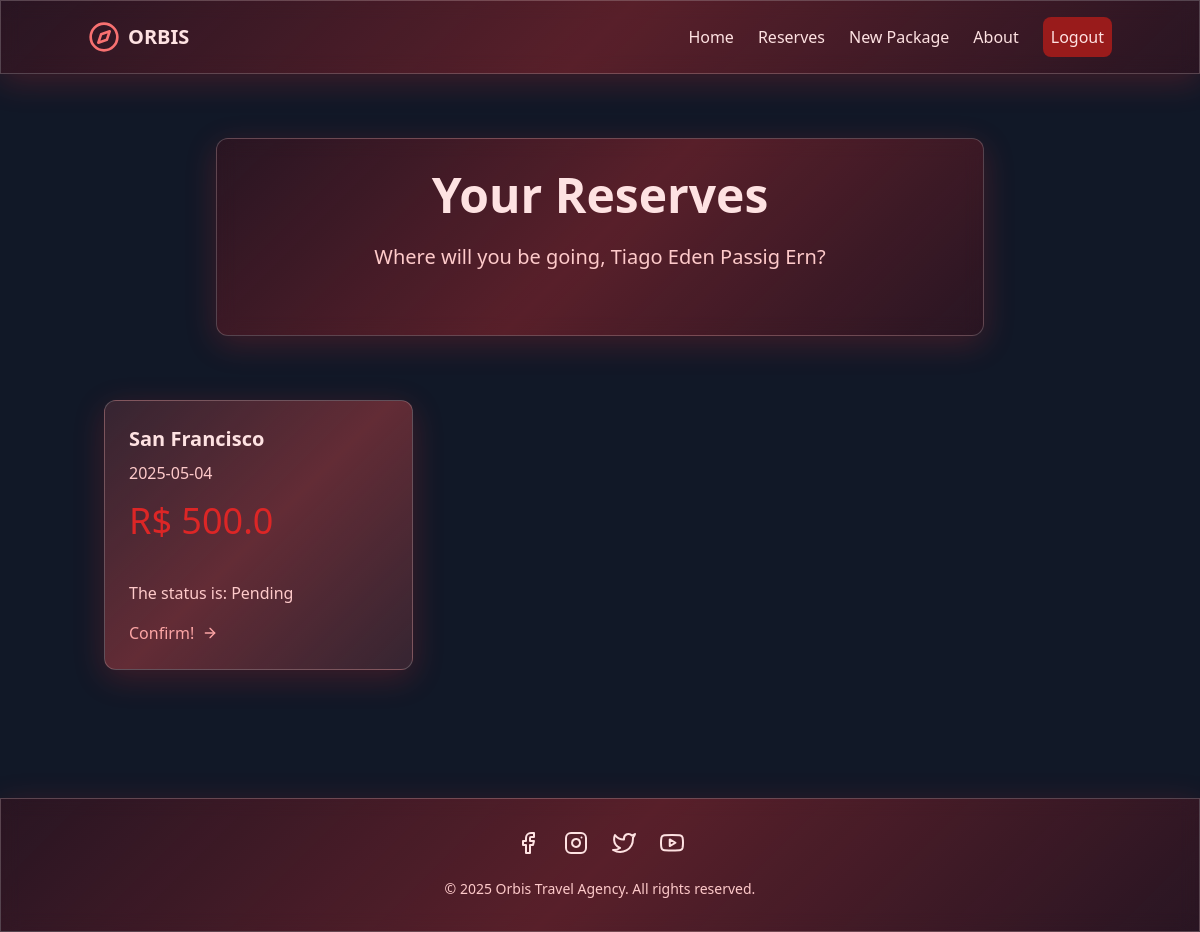
/view/reserves (signed in), run on the app's committed database.
### app/models.py (models this page shows)
class User(UserMixin, db.Model):
    id = db.Column(db.Integer, primary_key=True)
    name = db.Column(db.String(150), nullable=False)
    email = db.Column(db.String(150), unique=True, nullable=False)
    password = db.Column(db.String(150), nullable=False)
    type = db.Column(db.Enum('worker', 'customer', name='user_types'), nullable=False)

class Reserve(db.Model):
    id = db.Column(db.Integer, primary_key=True)
    user_id = db.Column(db.Integer, db.ForeignKey('user.id'), nullable=False)
    trip_package_id = db.Column(db.Integer, db.ForeignKey('trip_package.id'), nullable=False)
    date_reserved = db.Column(db.DateTime, nullable=False, default=datetime.now)
    status = db.Column(db.String(50), nullable=False, default='Pending')
    user = db.relationship('User', backref=db.backref('reserves', lazy=True))
    trip_package = db.relationship('TripPackage', backref=db.backref('reserves', lazy=True))

class TripPackage(db.Model):
    id = db.Column(db.Integer, primary_key=True)
    destiny = db.Column(db.String(200), nullable=False)
    period = db.Column(db.Date, nullable=False)
    price = db.Column(db.Float, nullable=False)
    isDisponible = db.Column(db.Boolean, default=True, nullable=False)
    category = db.Column(db.String(100), nullable=False)
    vacancies = db.Column(db.Integer, nullable=False)
    responsable = db.Column(db.String(150), nullable=False)

### app/routes.py (the view)
@app.route('/view/reserves', methods=['GET', 'POST'])
@login_required
def viewReserves():
    reserves = Reserve.query.join(TripPackage, Reserve.trip_package_id == TripPackage.id).order_by(Reserve.id)
    context = { 'data': reserves.all() }
    return render_template('view_reserves.html', context=context)

### app/models.py (called while the page is built)
@login_manager.user_loader
def load(user_id):
    return User.query.get(user_id)

### app/templates/view_reserves.html (shortened to what this page needs)
<!DOCTYPE html>
<html lang="en">
<head>
    <script src="https://cdn.tailwindcss.com"></script>
    <link rel="stylesheet" href="/app/static/login_style.css">
</head>
<body class="min-h-screen bg-gray-900" style="background-image: url('http://static.photos/travel/1200x630/8'); background-size: cover; background-position: center;">
    {% include 'nav_base.html' %}
    <main class="container mx-auto px-4 py-16">
        <div class="liquid-bg rounded-xl p-8 max-w-3xl mx-auto text-center">
            <h1 class="text-4xl md:text-5xl font-bold text-red-100 mb-6">Your Reserves</h1>
            <p class="text-xl text-red-200 mb-8">Where will you be going, {{ current_user.name }}?</p>
        </div>
        {% for data in context['data'] %}
        <div class="grid md:grid-cols-3 gap-8 mt-16">
            <div class="liquid-bg rounded-xl p-6 hover:shadow-lg transition duration-300 bg-gray-800">
                <h3 class="text-xl font-bold text-red-100 mb-2">{{ data.trip_package.destiny }}</h3>
                <p class="text-red-200 mb-4">{{ data.trip_package.period }}</p>
                <p class="text-red-600 mb-4 text-4xl">R$ {{ data.trip_package.price }}</p>
                <br>
                <p class="text-red-200 mb-4">The status is: {{ data.status }}</p>
                <a href="{{ url_for('confirmReserve', id=data.id) }}" class="text-red-300 hover:text-red-200 flex items-center">
                    Confirm! <i data-feather="arrow-right" class="ml-2 w-4 h-4"></i>
                </a>
            </div>
        </div>
        {% endfor %}
    </main>
    <footer class="liquid-bg mt-16 p-8 text-center">
        <div class="container mx-auto">
            <div class="flex justify-center space-x-6 mb-6">
                <a href="#" class="text-red-100 hover:text-red-300"><i data-feather="facebook"></i></a>
                <a href="#" class="text-red-100 hover:text-red-300"><i data-feather="instagram"></i></a>
                <a href="#" class="text-red-100 hover:text-red-300"><i data-feather="twitter"></i></a>
                <a href="#" class="text-red-100 hover:text-red-300"><i data-feather="youtube"></i></a>
            </div>
            <p class="text-red-200 text-sm">&copy; 2025 Orbis Travel Agency. All rights reserved.</p>
        </div>
    </footer>
</body>
</html>

### app/static/login_style.css (style rules this page uses)
.liquid-bg { background: linear-gradient(135deg, rgba(255,0,0,0.1) 0%, rgba(255,50,50,0.3) 50%, rgba(255,0,0,0.1) 100%); backdrop-filter: blur(10px); border: 1px solid rgba(255, 255, 255, 0.2); box-shadow: 0 8px 32px 0 rgba(255, 50, 50, 0.2); }

### data on the page
User: name "Tiago Eden Passig Ern"
Reserve: trip_package.destiny "San Francisco", trip_package.period "2025-05-04", trip_package.price "500.0", status "Pending"
